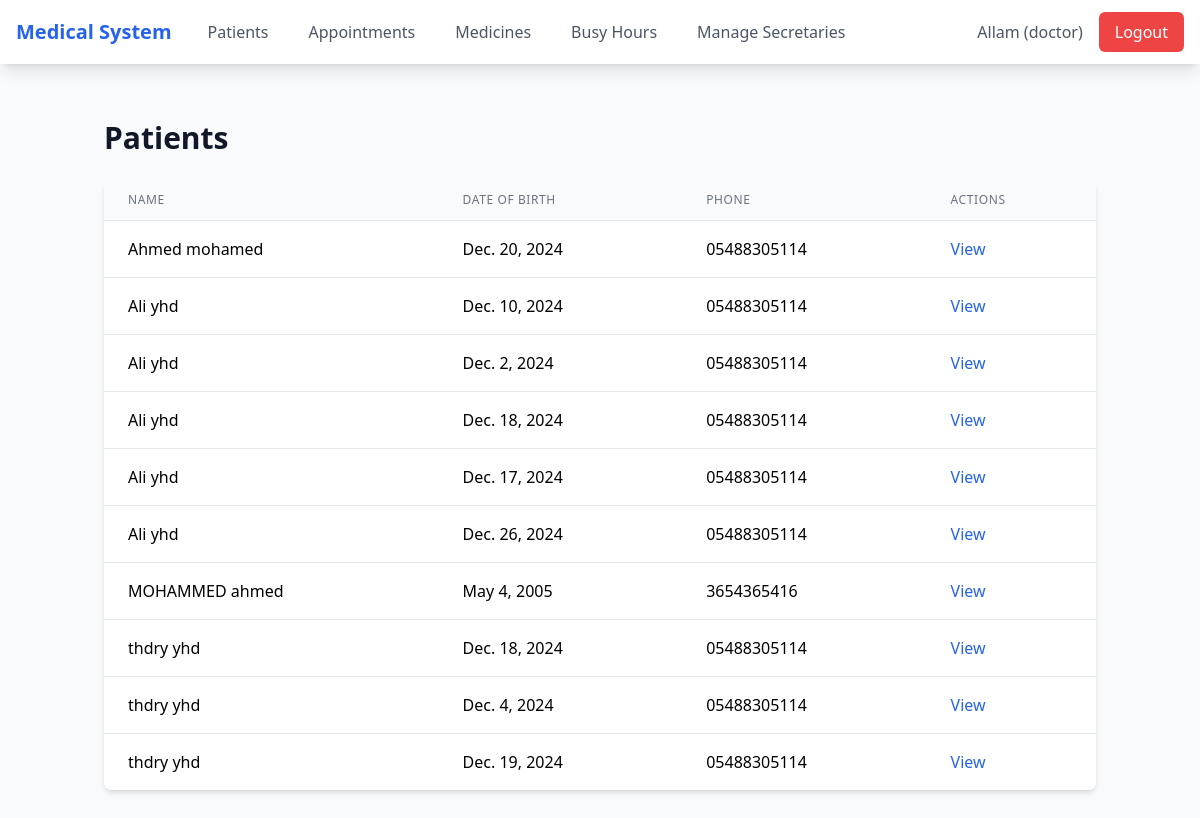
Screenshot of /patients/ (signed in) with the database file from the repository.
### users/models.py (models this page shows, shortened)
class CustomUser(AbstractUser):
    DOCTOR = 'doctor'
    SECRETARY = 'secretary'
    ROLE_CHOICES = [
        (DOCTOR, 'Doctor'),
        (SECRETARY, 'Secretary'),
    ]
    role = models.CharField(
        max_length=10,
        choices=ROLE_CHOICES,
        default=DOCTOR,
    )
    email = models.EmailField(unique=True)  # Make email required and unique
    founded_in = models.DateField(null=True, blank=True)

### apps/models.py (models this page shows, shortened)
class Patient(models.Model):
    first_name = models.CharField(max_length=100)
    last_name = models.CharField(max_length=100)
    date_of_birth = models.DateField()
    phone = models.CharField(max_length=15)
    email = models.EmailField(blank=True, null=True)
    address = models.TextField()
    created_at = models.DateTimeField(auto_now_add=True)
    updated_at = models.DateTimeField(auto_now=True)

### apps/views.py (the view)
# urls.py: path('patients/', views.PatientListView.as_view(), name='patient_list'),
class PatientListView(LoginRequiredMixin, IsStaffMixin, ListView):
    model = Patient
    template_name = 'patients/patient_list.html'
    context_object_name = 'patients'
    ordering = ['first_name', 'last_name']

### apps/views.py (called while the page is built)
    def test_func(self):
        return self.request.user.role in ['secretary', 'doctor']

### templates/patients/patient_list.html (shortened to what this page needs)
{% extends 'base.html' %}
{% block content %}
<div class="container mx-auto px-4 py-8">
    <div class="flex justify-between items-center mb-6">
        <h1 class="text-3xl font-bold text-gray-900">Patients</h1>
    </div>
    <div class="bg-white shadow-md rounded-lg overflow-hidden">
        <table class="min-w-full divide-y divide-gray-200">
            <thead class="bg-gray-50">
                <tr>
                    <th class="px-6 py-3 text-left text-xs font-medium text-gray-500 uppercase tracking-wider">Name</th>
                    <th class="px-6 py-3 text-left text-xs font-medium text-gray-500 uppercase tracking-wider">Date of Birth</th>
                    <th class="px-6 py-3 text-left text-xs font-medium text-gray-500 uppercase tracking-wider">Phone</th>
                    <th class="px-6 py-3 text-left text-xs font-medium text-gray-500 uppercase tracking-wider">Actions</th>
                </tr>
            </thead>
            <tbody class="bg-white divide-y divide-gray-200">
                {% for patient in patients %}
                <tr class="hover:bg-gray-50">
                    <td class="px-6 py-4 whitespace-nowrap">{{ patient.first_name }} {{ patient.last_name }}</td>
                    <td class="px-6 py-4 whitespace-nowrap">{{ patient.date_of_birth }}</td>
                    <td class="px-6 py-4 whitespace-nowrap">{{ patient.phone }}</td>
                    <td class="px-6 py-4 whitespace-nowrap space-x-2">
                        <a href="{% url 'patient_detail' patient.pk %}" class="text-blue-600 hover:text-blue-900">View</a>
                    </td>
                </tr>
                {% empty %}
                <tr>
                    <td colspan="4" class="px-6 py-4 text-center text-gray-500">No patients found.</td>
                </tr>
                {% endfor %}
            </tbody>
        </table>
    </div>
</div>
{% endblock %}

### templates/base.html (shortened to what this page needs)
<!DOCTYPE html>
<html lang="en">
<head>
    <script src="https://cdn.tailwindcss.com"></script>
</head>
<body class="bg-gray-50">
    <nav class="bg-white shadow-lg relative z-30">
        <div class="max-w-7xl mx-auto px-4">
            <div class="flex justify-between h-16">
                <div class="flex">
                    <a href="{% url 'dashboard' %}" class="flex items-center text-xl font-bold text-blue-600">
                        Medical System
                    </a>
                    {% if user.is_authenticated %}
                        <div class="hidden md:ml-6 md:flex space-x-4">
                            <a href="{% url 'patient_list' %}" class="inline-flex items-center px-3 py-2 text-gray-600 hover:text-blue-600">Patients</a>
                            <a href="{% url 'appointment_list' %}" class="inline-flex items-center px-3 py-2 text-gray-600 hover:text-blue-600">Appointments</a>
                            {% if user.role == 'doctor' %}
                                <a href="{% url 'medicine_list' %}" class="inline-flex items-center px-3 py-2 text-gray-600 hover:text-blue-600">Medicines</a>
                                <a href="{% url 'busy_hours' %}" class="inline-flex items-center px-3 py-2 text-gray-600 hover:text-blue-600">Busy Hours</a>
                                <a href="{% url 'secretary_list' %}" class="inline-flex items-center px-3 py-2 text-gray-600 hover:text-blue-600">Manage Secretaries</a>
                            {% endif %}
                        </div>
                    {% endif %}
                </div>
                <div class="flex items-center">
                    {% if user.is_authenticated %}
                        <div class="hidden md:flex items-center space-x-4">
                            <span class="text-gray-600">{{ user.username }} ({{ user.role }})</span>
                            <form id="logout-form" action="{% url 'logout' %}" method="POST" class="inline">
                                <button type="submit" class="bg-red-500 hover:bg-red-600 text-white px-4 py-2 rounded-md">Logout</button>
                            </form>
                        </div>
                    {% else %}
                        <div class="hidden md:block">
                            <a href="{% url 'login' %}" class="bg-blue-500 hover:bg-blue-600 text-white px-4 py-2 rounded-md">Login</a>
                        </div>
                    {% endif %}
                </div>
            </div>
        </div>
    </nav>
    <main class="max-w-7xl mx-auto px-4 py-6">
        {% block content %}
        {% endblock %}
    </main>
</body>
</html>

### rows the page displays
CustomUser: username "Allam", role "doctor"
Patient: first_name "Ahmed", last_name "mohamed", date_of_birth "Dec. 20, 2024", phone "05488305114"
Patient: first_name "Ali", last_name "yhd", date_of_birth "Dec. 10, 2024", phone "05488305114"
Patient: first_name "Ali", last_name "yhd", date_of_birth "Dec. 2, 2024", phone "05488305114"
Patient: first_name "Ali", last_name "yhd", date_of_birth "Dec. 18, 2024", phone "05488305114"
Patient: first_name "Ali", last_name "yhd", date_of_birth "Dec. 17, 2024", phone "05488305114"
Patient: first_name "Ali", last_name "yhd", date_of_birth "Dec. 26, 2024", phone "05488305114"
Patient: first_name "MOHAMMED", last_name "ahmed", date_of_birth "May 4, 2005", phone "3654365416"
Patient: first_name "thdry", last_name "yhd", date_of_birth "Dec. 18, 2024", phone "05488305114"
Patient: first_name "thdry", last_name "yhd", date_of_birth "Dec. 4, 2024", phone "05488305114"
Patient: first_name "thdry", last_name "yhd", date_of_birth "Dec. 19, 2024", phone "05488305114"
